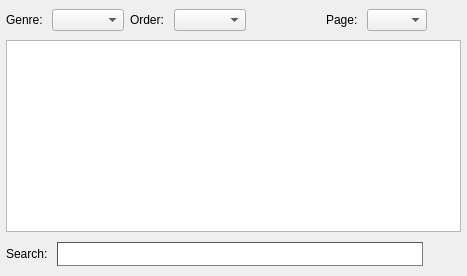
         <widget class="QWidget" name="vodTab">
          <property name="styleSheet">
           <string notr="true"/>
          </property>
          <attribute name="title">
           <string>Video On Demand</string>
          </attribute>
          <layout class="QVBoxLayout" name="verticalLayout_7">
           <property name="margin">
            <number>6</number>
           </property>
           <item>
            <layout class="QHBoxLayout" name="horizontalLayout_7" stretch="0,8,0,8,0,0,0,0,0">
             <item>
              <widget class="QLabel" name="labGenre">
               <property name="text">
                <string>Genre: </string>
               </property>
              </widget>
             </item>
             <item>
              <widget class="QComboBox" name="cbxGenre"/>
             </item>
             <item>
              <widget class="QLabel" name="label_2">
               <property name="text">
                <string>Order: </string>
               </property>
              </widget>
             </item>
             <item>
              <widget class="QComboBox" name="cbxLastOrBest"/>
             </item>
             <item>
              <spacer name="horizontalSpacer_5">
               <property name="orientation">
                <enum>Qt::Horizontal</enum>
               </property>
               <property name="sizeHint" stdset="0">
                <size>
                 <width>40</width>
                 <height>20</height>
                </size>
               </property>
              </spacer>
             </item>
             <item>
              <widget class="QPushButton" name="btnPrevSite">
               <property name="minimumSize">
                <size>
                 <width>28</width>
                 <height>28</height>
                </size>
               </property>
               <property name="maximumSize">
                <size>
                 <width>28</width>
                 <height>28</height>
                </size>
               </property>
               <property name="text">
                <string/>
               </property>
               <property name="icon">
                <iconset resource="../common.qrc">
                 <normaloff>:/png/back</normaloff>:/png/back</iconset>
               </property>
               <property name="autoDefault">
                <bool>false</bool>
               </property>
               <property name="flat">
                <bool>true</bool>
               </property>
              </widget>
             </item>
             <item>
              <widget class="QLabel" name="label">
               <property name="text">
                <string>Page: </string>
               </property>
              </widget>
             </item>
             <item>
              <widget class="QComboBox" name="cbxSites">
               <property name="maximumSize">
                <size>
                 <width>60</width>
                 <height>16777215</height>
                </size>
               </property>
              </widget>
             </item>
             <item>
              <widget class="QPushButton" name="btnNextSite">
               <property name="minimumSize">
                <size>
                 <width>28</width>
                 <height>28</height>
                </size>
               </property>
               <property name="maximumSize">
                <size>
                 <width>28</width>
                 <height>28</height>
                </size>
               </property>
               <property name="text">
                <string/>
               </property>
               <property name="icon">
                <iconset resource="../common.qrc">
                 <normaloff>:/png/next</normaloff>:/png/next</iconset>
               </property>
               <property name="autoDefault">
                <bool>false</bool>
               </property>
               <property name="flat">
                <bool>true</bool>
               </property>
              </widget>
             </item>
            </layout>
           </item>
           <item>
            <widget class="CVodBrowser" name="vodBrowser">
             <property name="openLinks">
              <bool>false</bool>
             </property>
            </widget>
           </item>
           <item>
            <layout class="QHBoxLayout" name="horizontalLayout_6">
             <item>
              <widget class="QLabel" name="labVodSearch">
               <property name="styleSheet">
                <string notr="true">QLabel#labSearch {
font-weight: bold;
color: white;
}</string>
               </property>
               <property name="text">
                <string>Search: </string>
               </property>
              </widget>
             </item>
             <item>
              <widget class="QLineEdit" name="lineVodSearch">
               <property name="minimumSize">
                <size>
                 <width>100</width>
                 <height>24</height>
                </size>
               </property>
               <property name="styleSheet">
                <string notr="true">QLineEdit#lineVodSearch {
  color: #800;   
  font: bold;
   background-image: url(:/app/search);
   background-repeat: no-repeat;
   background-position: LEFT;
   border: 1px inset;
   border-color: #555;
 }</string>
               </property>
              </widget>
             </item>
             <item>
              <widget class="QPushButton" name="btnVodSearch">
               <property name="minimumSize">
                <size>
                 <width>32</width>
                 <height>32</height>
                </size>
               </property>
               <property name="maximumSize">
                <size>
                 <width>32</width>
                 <height>32</height>
                </size>
               </property>
               <property name="text">
                <string/>
               </property>
               <property name="icon">
                <iconset resource="../common.qrc">
                 <normaloff>:/app/find</normaloff>:/app/find</iconset>
               </property>
               <property name="iconSize">
                <size>
                 <width>24</width>
                 <height>24</height>
                </size>
               </property>
               <property name="autoDefault">
                <bool>false</bool>
               </property>
               <property name="flat">
                <bool>true</bool>
               </property>
              </widget>
             </item>
            </layout>
           </item>
          </layout>
         </widget>
